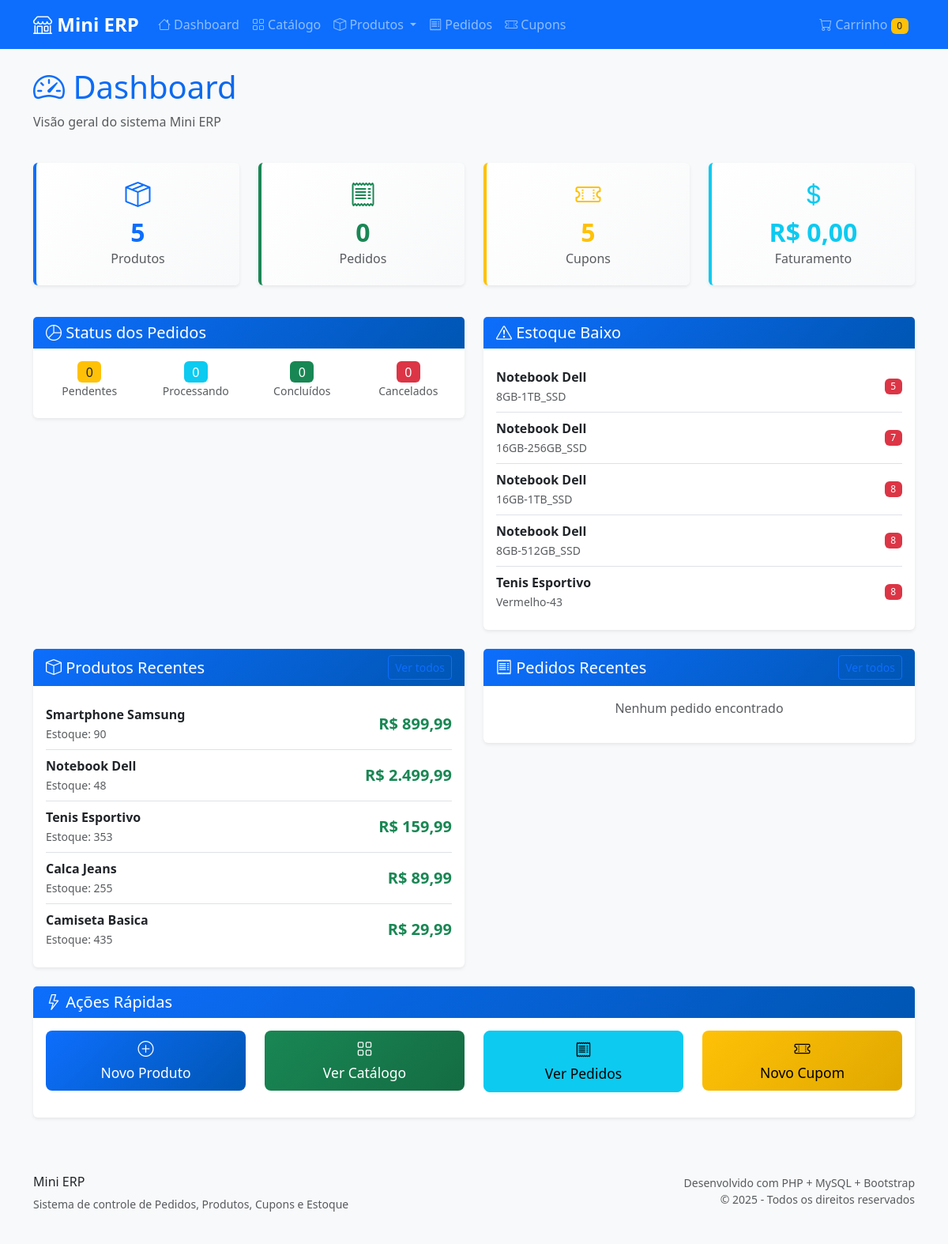
The page / on the database its author committed.
### tables this page shows
CREATE TABLE estoque (
    id INT AUTO_INCREMENT PRIMARY KEY,
    produto_id INT NOT NULL,
    quantidade INT NOT NULL DEFAULT 0,
    variacao_id VARCHAR(100) DEFAULT NULL,
    created_at TIMESTAMP DEFAULT CURRENT_TIMESTAMP,
    updated_at TIMESTAMP DEFAULT CURRENT_TIMESTAMP ON UPDATE CURRENT_TIMESTAMP,
    FOREIGN KEY (produto_id) REFERENCES produtos(id) ON DELETE CASCADE,
    INDEX idx_produto_variacao (produto_id, variacao_id)
);

CREATE TABLE produtos (
    id INT AUTO_INCREMENT PRIMARY KEY,
    nome VARCHAR(255) NOT NULL,
    preco DECIMAL(10,2) NOT NULL,
    variacoes JSON DEFAULT NULL,
    created_at TIMESTAMP DEFAULT CURRENT_TIMESTAMP,
    updated_at TIMESTAMP DEFAULT CURRENT_TIMESTAMP ON UPDATE CURRENT_TIMESTAMP
);

### app/views/home/index.php (the view, shortened to what the rows shown need)
<div class="row mb-4">
    <div class="col">
        <h1 class="text-gradient">
            <i class="bi bi-speedometer2"></i> Dashboard
        </h1>
    </div>
</div>
<?php if (!empty($stats['pedidos'])): ?>
<div class="row mb-4">
    <div class="col-md-6">
        <div class="card">
            <div class="card-body">
                <?php if (!empty($stats['estoque_baixo'])): ?>
                    <div class="list-group list-group-flush">
                        <?php foreach (array_slice($stats['estoque_baixo'], 0, 5) as $item): ?>
                            <div class="list-group-item d-flex justify-content-between align-items-center px-0">
                                <div>
                                    <strong><?= htmlspecialchars($item['produto_nome']) ?></strong>
                                    <?php if ($item['variacao_id']): ?>
                                        <br><small class="text-muted"><?= htmlspecialchars($item['variacao_id']) ?></small>
                                    <?php endif; ?>
                                </div>
                                <span class="badge bg-danger"><?= $item['quantidade'] ?></span>
                            </div>
                        <?php endforeach; ?>
                    </div>
                <?php else: ?>
                    <p class="text-muted text-center">Nenhum item com estoque baixo</p>
                <?php endif; ?>
            </div>
        </div>
    </div>
</div>
<?php endif; ?>
<div class="row">
    <div class="col-md-6">
        <div class="card">
            <div class="card-body">
                <?php if (!empty($recentProducts)): ?>
                    <div class="list-group list-group-flush">
                        <?php foreach ($recentProducts as $product): ?>
                            <div class="list-group-item d-flex justify-content-between align-items-center px-0">
                                <div>
                                    <strong><?= htmlspecialchars($product['nome']) ?></strong>
                                    <br><small class="text-muted">Estoque: <?= $product['estoque_total'] ?? 0 ?></small>
                                </div>
                                <span class="price-tag">R$ <?= number_format($product['preco'], 2, ',', '.') ?></span>
                            </div>
                        <?php endforeach; ?>
                    </div>
                <?php else: ?>
                    <p class="text-muted text-center">Nenhum produto cadastrado</p>
                <?php endif; ?>
            </div>
        </div>
    </div>
</div>
<?php
include __DIR__ . '/../layout.php';
?>

### rows shown on the page
estoque: produto.nome "Notebook Dell", variacao "8GB-1TB_SSD", quantidade "5"
estoque: produto.nome "Notebook Dell", variacao "16GB-256GB_SSD", quantidade "7"
estoque: produto.nome "Notebook Dell", variacao "16GB-1TB_SSD", quantidade "8"
estoque: produto.nome "Notebook Dell", variacao "8GB-512GB_SSD", quantidade "8"
estoque: produto.nome "Tenis Esportivo", variacao "Vermelho-43", quantidade "8"
produtos: nome "Smartphone Samsung", estoque_total "90", preco "899,99"
produtos: nome "Notebook Dell", estoque_total "48", preco "2.499,99"
produtos: nome "Tenis Esportivo", estoque_total "353", preco "159,99"
produtos: nome "Calca Jeans", estoque_total "255", preco "89,99"
produtos: nome "Camiseta Basica", estoque_total "435", preco "29,99"

### other values the page prints
$stats['total_produtos'] "5"
$stats['pedidos']['total_pedidos'] "0"
$stats['cupons']['total_cupons'] "5"
$stats['pedidos']['valor_total'] "0,00"
$stats['pedidos']['pendentes'] "0"
$stats['pedidos']['processando'] "0"
$stats['pedidos']['concluidos'] "0"
$stats['pedidos']['cancelados'] "0"
